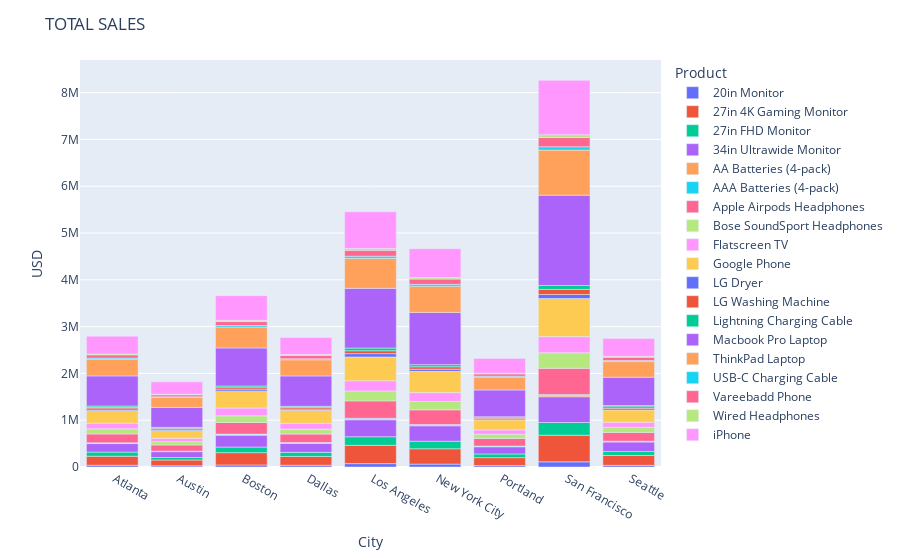

Here is the notebook cell this chart was saved with:
### Code cell
fig=px.bar(SumSale_product_by_city)
# fig.update_xaxes(nticks=[])
fig.update_layout(xaxis_title='City',yaxis_title='USD',title='TOTAL SALES')
fig.show()

### Figure 1 — Plotly figure (JSON) as saved in the notebook; plotly's stock layout.template omitted (floating-point values rounded to 4 significant figures)
{"data": [{"alignmentgroup": "True", "hovertemplate": "Product=20in Monitor<br>city=%{x}<br>value=%{y}<extra></extra>", "legendgroup": "20in Monitor", "marker": {"color": "#636efa", "pattern": {"shape": ""}}, "name": "20in Monitor", "offsetgroup": "20in Monitor", "orientation": "v", "showlegend": true, "textposition": "auto", "type": "bar", "x": [" Atlanta", " Austin", " Boston", " Dallas", " Los Angeles", " New York City", " Portland", " San Francisco", " Seattle"], "xaxis": "x", "y": [37620.0, 25300.0, 43340.0, 37730.0, 72370.0, 61590.0, 30580.0, 109990, 35640.0], "yaxis": "y"}, {"alignmentgroup": "True", "hovertemplate": "Product=27in 4K Gaming Monitor<br>city=%{x}<br>value=%{y}<extra></extra>", "legendgroup": "27in 4K Gaming Monitor", "marker": {"color": "#EF553B", "pattern": {"shape": ""}}, "name": "27in 4K Gaming Monitor", "offsetgroup": "27in 4K Gaming Monitor", "orientation": "v", "showlegend": true, "textposition": "auto", "type": "bar", "x": [" Atlanta", " Austin", " Boston", " Dallas", " Los Angeles", " New York City", " Portland", " San Francisco", " Seattle"], "xaxis": "x", "y": [192300.0, 124000.0, 263200.0, 187600.0, 391200.0, 328400.0, 169300.0, 569400.0, 209800.0], "yaxis": "y"}, {"alignmentgroup": "True", "hovertemplate": "Product=27in FHD Monitor<br>city=%{x}<br>value=%{y}<extra></extra>", "legendgroup": "27in FHD Monitor", "marker": {"color": "#00cc96", "pattern": {"shape": ""}}, "name": "27in FHD Monitor", "offsetgroup": "27in FHD Monitor", "orientation": "v", "showlegend": true, "textposition": "auto", "type": "bar", "x": [" Atlanta", " Austin", " Boston", " Dallas", " Los Angeles", " New York City", " Portland", " San Francisco", " Seattle"], "xaxis": "x", "y": [88190.0, 54000.0, 119500.0, 88040.0, 183400.0, 160800.0, 79490.0, 272100.0, 86840.0], "yaxis": "y"}, {"alignmentgroup": "True", "hovertemplate": "Product=34in Ultrawide Monitor<br>city=%{x}<br>value=%{y}<extra></extra>", "legendgroup": "34in Ultrawide Monitor", "marker": {"color": "#ab63fa", "pattern": {"shape": ""}}, "name": "34in Ultrawide Monitor", "offsetgroup": "34in Ultrawide Monitor", "orientation": "v", "showlegend": true, "textposition": "auto", "type": "bar", "x": [" Atlanta", " Austin", " Boston", " Dallas", " Los Angeles", " New York City", " Portland", " San Francisco", " Seattle"], "xaxis": "x", "y": [183200.0, 124600.0, 255000.0, 194600.0, 362900.0, 329800.0, 153100.0, 549500.0, 202900.0], "yaxis": "y"}, {"alignmentgroup": "True", "hovertemplate": "Product=AA Batteries (4-pack)<br>city=%{x}<br>value=%{y}<extra></extra>", "legendgroup": "AA Batteries (4-pack)", "marker": {"color": "#FFA15A", "pattern": {"shape": ""}}, "name": "AA Batteries (4-pack)", "offsetgroup": "AA Batteries (4-pack)", "orientation": "v", "showlegend": true, "textposition": "auto", "type": "bar", "x": [" Atlanta", " Austin", " Boston", " Dallas", " Los Angeles", " New York City", " Portland", " San Francisco", " Seattle"], "xaxis": "x", "y": [8421.0, 5468.0, 11580.0, 8682.0, 17040.0, 13940.0, 7446.0, 25170.0, 8367.0], "yaxis": "y"}, {"alignmentgroup": "True", "hovertemplate": "Product=AAA Batteries (4-pack)<br>city=%{x}<br>value=%{y}<extra></extra>", "legendgroup": "AAA Batteries (4-pack)", "marker": {"color": "#19d3f3", "pattern": {"shape": ""}}, "name": "AAA Batteries (4-pack)", "offsetgroup": "AAA Batteries (4-pack)", "orientation": "v", "showlegend": true, "textposition": "auto", "type": "bar", "x": [" Atlanta", " Austin", " Boston", " Dallas", " Los Angeles", " New York City", " Portland", " San Francisco", " Seattle"], "xaxis": "x", "y": [7053.0, 4987.0, 10350.0, 7487.0, 14850.0, 12330.0, 6219.0, 22150.0, 7314.0], "yaxis": "y"}, {"alignmentgroup": "True", "hovertemplate": "Product=Apple Airpods Headphones<br>city=%{x}<br>value=%{y}<extra></extra>", "legendgroup": "Apple Airpods Headphones", "marker": {"color": "#FF6692", "pattern": {"shape": ""}}, "name": "Apple Airpods Headphones", "offsetgroup": "Apple Airpods Headphones", "orientation": "v", "showlegend": true, "textposition": "auto", "type": "bar", "x": [" Atlanta", " Austin", " Boston", " Dallas", " Los Angeles", " New York City", " Portland", " San Francisco", " Seattle"], "xaxis": "x", "y": [189900, 133050, 247950, 179100, 370950, 314700, 164850, 559950, 188700], "yaxis": "y"}, {"alignmentgroup": "True", "hovertemplate": "Product=Bose SoundSport Headphones<br>city=%{x}<br>value=%{y}<extra></extra>", "legendgroup": "Bose SoundSport Headphones", "marker": {"color": "#B6E880", "pattern": {"shape": ""}}, "name": "Bose SoundSport Headphones", "offsetgroup": "Bose SoundSport Headphones", "orientation": "v", "showlegend": true, "textposition": "auto", "type": "bar", "x": [" Atlanta", " Austin", " Boston", " Dallas", " Los Angeles", " New York City", " Portland", " San Francisco", " Seattle"], "xaxis": "x", "y": [108400.0, 70690.0, 141600.0, 106300.0, 212500.0, 179400.0, 88890.0, 331700.0, 106200.0], "yaxis": "y"}, {"alignmentgroup": "True", "hovertemplate": "Product=Flatscreen TV<br>city=%{x}<br>value=%{y}<extra></extra>", "legendgroup": "Flatscreen TV", "marker": {"color": "#FF97FF", "pattern": {"shape": ""}}, "name": "Flatscreen TV", "offsetgroup": "Flatscreen TV", "orientation": "v", "showlegend": true, "textposition": "auto", "type": "bar", "x": [" Atlanta", " Austin", " Boston", " Dallas", " Los Angeles", " New York City", " Portland", " San Francisco", " Seattle"], "xaxis": "x", "y": [122100, 72600, 166200, 126000, 218100, 188400, 93600, 346200, 112500], "yaxis": "y"}, {"alignmentgroup": "True", "hovertemplate": "Product=Google Phone<br>city=%{x}<br>value=%{y}<extra></extra>", "legendgroup": "Google Phone", "marker": {"color": "#FECB52", "pattern": {"shape": ""}}, "name": "Google Phone", "offsetgroup": "Google Phone", "orientation": "v", "showlegend": true, "textposition": "auto", "type": "bar", "x": [" Atlanta", " Austin", " Boston", " Dallas", " Los Angeles", " New York City", " Portland", " San Francisco", " Seattle"], "xaxis": "x", "y": [270600, 164400, 355800, 276600, 508800, 454800, 213000, 814800, 260400], "yaxis": "y"}, {"alignmentgroup": "True", "hovertemplate": "Product=LG Dryer<br>city=%{x}<br>value=%{y}<extra></extra>", "legendgroup": "LG Dryer", "marker": {"color": "#636efa", "pattern": {"shape": ""}}, "name": "LG Dryer", "offsetgroup": "LG Dryer", "orientation": "v", "showlegend": true, "textposition": "auto", "type": "bar", "x": [" Atlanta", " Austin", " Boston", " Dallas", " Los Angeles", " New York City", " Portland", " San Francisco", " Seattle"], "xaxis": "x", "y": [35400, 33000, 35400, 26400, 69600, 46200, 22200, 85800, 33600], "yaxis": "y"}, {"alignmentgroup": "True", "hovertemplate": "Product=LG Washing Machine<br>city=%{x}<br>value=%{y}<extra></extra>", "legendgroup": "LG Washing Machine", "marker": {"color": "#EF553B", "pattern": {"shape": ""}}, "name": "LG Washing Machine", "offsetgroup": "LG Washing Machine", "orientation": "v", "showlegend": true, "textposition": "auto", "type": "bar", "x": [" Atlanta", " Austin", " Boston", " Dallas", " Los Angeles", " New York City", " Portland", " San Francisco", " Seattle"], "xaxis": "x", "y": [31200, 15600, 43200, 30600, 63000, 51000, 22200, 108000, 34800], "yaxis": "y"}, {"alignmentgroup": "True", "hovertemplate": "Product=Lightning Charging Cable<br>city=%{x}<br>value=%{y}<extra></extra>", "legendgroup": "Lightning Charging Cable", "marker": {"color": "#00cc96", "pattern": {"shape": ""}}, "name": "Lightning Charging Cable", "offsetgroup": "Lightning Charging Cable", "orientation": "v", "showlegend": true, "textposition": "auto", "type": "bar", "x": [" Atlanta", " Austin", " Boston", " Dallas", " Los Angeles", " New York City", " Portland", " San Francisco", " Seattle"], "xaxis": "x", "y": [28090.0, 19540.0, 37240.0, 27870.0, 56390.0, 45460.0, 22890.0, 83080.0, 26540.0], "yaxis": "y"}, {"alignmentgroup": "True", "hovertemplate": "Product=Macbook Pro Laptop<br>city=%{x}<br>value=%{y}<extra></extra>", "legendgroup": "Macbook Pro Laptop", "marker": {"color": "#ab63fa", "pattern": {"shape": ""}}, "name": "Macbook Pro Laptop", "offsetgroup": "Macbook Pro Laptop", "orientation": "v", "showlegend": true, "textposition": "auto", "type": "bar", "x": [" Atlanta", " Austin", " Boston", " Dallas", " Los Angeles", " New York City", " Portland", " San Francisco", " Seattle"], "xaxis": "x", "y": [644300, 426700, 814300, 649400, 1276700, 1116900, 572900, 1931200, 605200], "yaxis": "y"}, {"alignmentgroup": "True", "hovertemplate": "Product=ThinkPad Laptop<br>city=%{x}<br>value=%{y}<extra></extra>", "legendgroup": "ThinkPad Laptop", "marker": {"color": "#FFA15A", "pattern": {"shape": ""}}, "name": "ThinkPad Laptop", "offsetgroup": "ThinkPad Laptop", "orientation": "v", "showlegend": true, "textposition": "auto", "type": "bar", "x": [" Atlanta", " Austin", " Boston", " Dallas", " Los Angeles", " New York City", " Portland", " San Francisco", " Seattle"], "xaxis": "x", "y": [357000.0, 210000.0, 447000.0, 345000.0, 641000.0, 560000.0, 274000.0, 963000.0, 333000.0], "yaxis": "y"}, {"alignmentgroup": "True", "hovertemplate": "Product=USB-C Charging Cable<br>city=%{x}<br>value=%{y}<extra></extra>", "legendgroup": "USB-C Charging Cable", "marker": {"color": "#19d3f3", "pattern": {"shape": ""}}, "name": "USB-C Charging Cable", "offsetgroup": "USB-C Charging Cable", "orientation": "v", "showlegend": true, "textposition": "auto", "type": "bar", "x": [" Atlanta", " Austin", " Boston", " Dallas", " Los Angeles", " New York City", " Portland", " San Francisco", " Seattle"], "xaxis": "x", "y": [22880.0, 14950.0, 30600.0, 22130.0, 45190.0, 39060.0, 18900.0, 70430.0, 22330.0], "yaxis": "y"}, {"alignmentgroup": "True", "hovertemplate": "Product=Vareebadd Phone<br>city=%{x}<br>value=%{y}<extra></extra>", "legendgroup": "Vareebadd Phone", "marker": {"color": "#FF6692", "pattern": {"shape": ""}}, "name": "Vareebadd Phone", "offsetgroup": "Vareebadd Phone", "orientation": "v", "showlegend": true, "textposition": "auto", "type": "bar", "x": [" Atlanta", " Austin", " Boston", " Dallas", " Los Angeles", " New York City", " Portland", " San Francisco", " Seattle"], "xaxis": "x", "y": [69200, 43200, 85600, 71200, 126800, 112400, 49600, 197600, 71600], "yaxis": "y"}, {"alignmentgroup": "True", "hovertemplate": "Product=Wired Headphones<br>city=%{x}<br>value=%{y}<extra></extra>", "legendgroup": "Wired Headphones", "marker": {"color": "#B6E880", "pattern": {"shape": ""}}, "name": "Wired Headphones", "offsetgroup": "Wired Headphones", "orientation": "v", "showlegend": true, "textposition": "auto", "type": "bar", "x": [" Atlanta", " Austin", " Boston", " Dallas", " Los Angeles", " New York City", " Portland", " San Francisco", " Seattle"], "xaxis": "x", "y": [18930.0, 13550.0, 26640.0, 20010.0, 39210.0, 32460.0, 16330.0, 59540.0, 19810.0], "yaxis": "y"}, {"alignmentgroup": "True", "hovertemplate": "Product=iPhone<br>city=%{x}<br>value=%{y}<extra></extra>", "legendgroup": "iPhone", "marker": {"color": "#FF97FF", "pattern": {"shape": ""}}, "name": "iPhone", "offsetgroup": "iPhone", "orientation": "v", "showlegend": true, "textposition": "auto", "type": "bar", "x": [" Atlanta", " Austin", " Boston", " Dallas", " Los Angeles", " New York City", " Portland", " San Francisco", " Seattle"], "xaxis": "x", "y": [380800, 263900, 527100, 363300, 782600, 616700, 315000, 1162700, 382200], "yaxis": "y"}], "layout": {"barmode": "relative", "legend": {"title": {"text": "Product"}, "tracegroupgap": 0}, "margin": {"t": 60}, "title": {"text": "TOTAL SALES"}, "xaxis": {"anchor": "y", "domain": [0, 1], "title": {"text": "City"}}, "yaxis": {"anchor": "x", "domain": [0, 1], "title": {"text": "USD"}}}}
